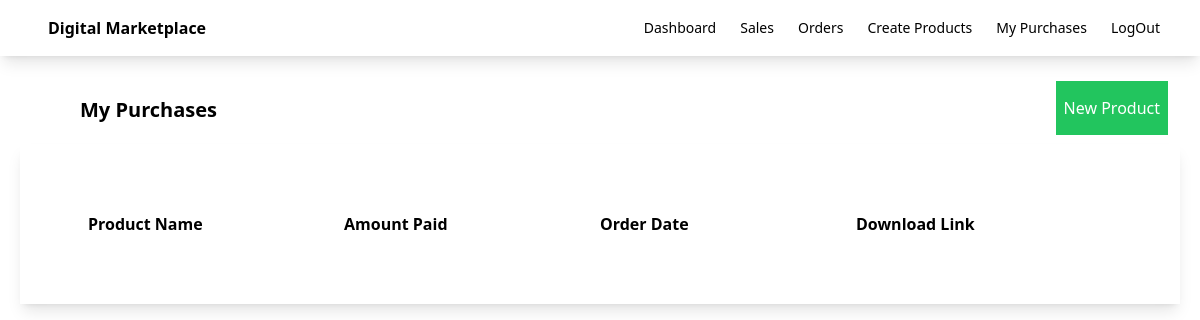
Before: /purchases/ (signed in) with the older database file.
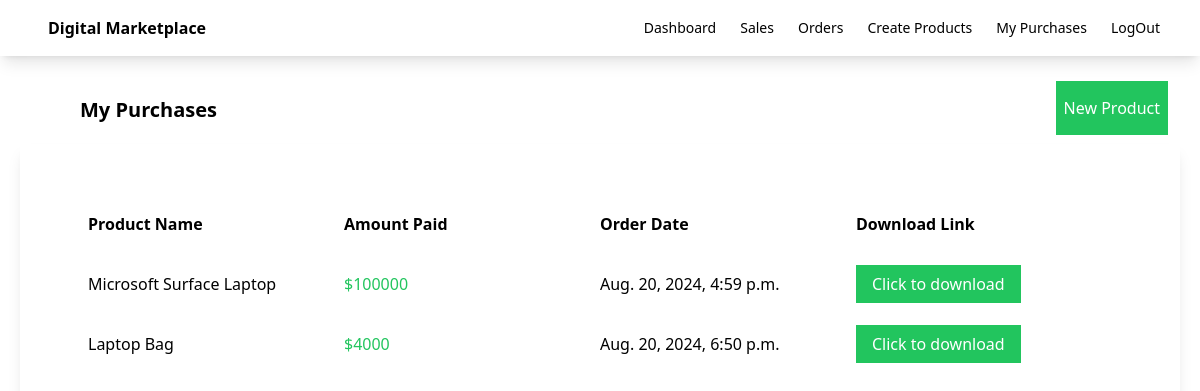
After: the same page with the newer database file.
### myapp/models.py (models this page shows, shortened)
class OrderDetail(models.Model):
    customer_email = models.EmailField()
    product = models.ForeignKey(Product, on_delete=models.CASCADE)
    amount = models.IntegerField()
    stripe_payment_intent = models.CharField(max_length=200)
    has_paid = models.BooleanField(default=False)
    created_on = models.DateTimeField(auto_now_add=True)
    updated_on = models.DateTimeField(auto_now_add=True)

class Product(models.Model):
    seller = models.ForeignKey(User,on_delete=models.CASCADE)
    name = models.CharField(max_length=100)
    description = models.CharField(max_length=100)
    price = models.FloatField()
    file = models.FileField(upload_to='uploads')
    total_sales_amount = models.IntegerField(default=0)
    total_sales = models.IntegerField(default=0)

### myapp/views.py (the view)
# urls.py: path('purchases/',views.my_purchases,name='purchases'),
def my_purchases(request):
    orders = OrderDetail.objects.filter(customer_email = request.user.email)
    return render(request,'myapp/purchases.html',{'orders':orders})

### myapp/templates/myapp/purchases.html
{% extends 'myapp/base.html' %}
{% block body %}
    <div class="flex justify-between">
        <div class="ml-20 mt-10 font-bold text-xl">My Purchases</div>
        <div class="ml-20 mt-10">
            <a class="bg-green-500 text-white px-2 py-4 mr-8" href="{% url 'create_product' %}">New Product</a>
        </div>
    </div>
    <div class="order-container shadow-lg p-10 m-5">
        <div class="order-header flex font-bold  m-5 p-2 ">
            <div class="w-1/4">
                Product Name
            </div>
            <div class="w-1/4">
                Amount Paid
            </div>
            <div class="w-1/4">
                Order Date
            </div>
            <div class="w-1/4">
                Download Link
            </div>
        </div>
        {% for order in orders %}
        <div class="flex  m-5 p-2">
            <div class="w-1/4">
                {{order.product.name}}
            </div>
            <div class="w-1/4 text-green-500">
                ${{order.amount}}
            </div>
            <div class="w-1/4">
                {{order.created_on}}
            </div>
            <div class="w-1/4">
                <a class="bg-green-500 text-white px-4 py-2" href="{{order.product.file.url}}" download>Click to download</a>
            </div>
        </div>
        {% endfor %}
    </div>
{% endblock %}

Changed rows visible on the page:
now on this page (row edited): OrderDetail: product.name "Microsoft Surface Laptop", amount "100000", created_on "Aug. 20, 2024, 4:59 p.m."
added OrderDetail: product.name "Laptop Bag", amount "4000", created_on "Aug. 20, 2024, 6:50 p.m."
